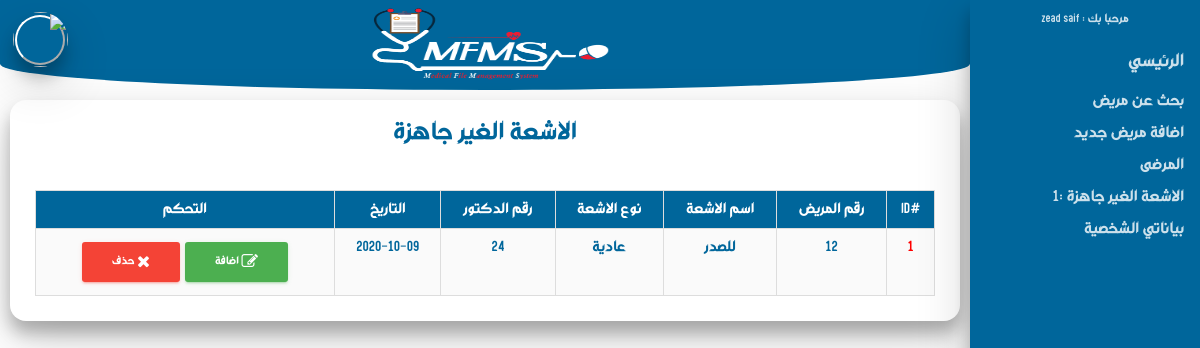
The page /admin/xray_a.php (signed in) on the database its author committed.
### tables this page shows
CREATE TABLE `add_xray` (
  `xrayid` int(11) NOT NULL,
  `xrayname` varchar(255) NOT NULL,
  `xraytype` varchar(255) NOT NULL,
  `patientid` int(11) NOT NULL,
  `doctorid` int(11) NOT NULL,
  `status` int(11) NOT NULL DEFAULT 0,
  `datexray` date NOT NULL,
  `xrayimage` varchar(255) NOT NULL,
  `xrayimage2` longblob NOT NULL
);

### admin/xray_a.php (the view, shortened to what this page needs)
<?php
if (isset($_SESSION['username'])) {
include "init.php";
$do = isset($_GET['do']) ? $_GET['do'] : 'manage' ;
?>
<body class="body_home" dir="rtl" style="font-family: myfont;background: white;">
    <?php
if ($do == 'manage') {
  $stmt = $con->prepare("SELECT * FROM add_xray WHERE status = 1 ");
  $stmt->execute();
  $row = $stmt->fetchAll();
  $count = $stmt->rowCount();
  if ($count > 0) {
  ?>
      <div class="" style="">
          <header class="" style="margin-top:0;padding: 5px;">
              <p class="w3-center" style="padding-top:0;color:#00669b;font-weight:bold;font-size:25px;">الاشعة الغير جاهزة </p>
          </header>
          <div class="container-fluid">
              <div class="row">
                  <div class="col-sm-12 col-md-12">
                      <div class="table">
                          <br>
                          <table class="main-table text-center table table-bordered" dir="rtl">
                              <tr style="background-color:#00669b; color:#fff;">
                                  <td>#ID</td>
                                  <td>رقم المريض</td>
                                  <td> اسم الاشعة </td>
                                  <td>نوع الاشعة</td>
                                  <td> رقم الدكتور</td>
                                  <td> التاريخ   </td>
                                  <td> التحكم</td>
                              </tr>
                                  <?php
                                      $counter=0;
                                      foreach ($row as $row) {
                                          echo "<tr style='color: #00669b;'>";
                                          echo "<td style='color: red;font-weight: bold;'>" . ++$counter . "</td>";
                                          echo "<td>" . $row['patientid'] . "</td>";
                                          echo "<td>" . $row['xrayname'] . "</td>";
                                          echo "<td>" . $row['xraytype'] . "</td>";
                                          echo "<td>" . $row['doctorid'] . "</td>";
                                          echo "<td>" . $row['datexray'] . "</td>";
                                          echo "<td>
                                          <a href='xray_a.php?do=addpatientxray&idd=" .$row['xrayid'] . "&id=" .$row['patientid'] . "' class='btn btn-success'><i class='fa fa-edit'></i> اضافة </a>
                                          <a href='#' class='btn btn-danger confirm'><i class='fa fa-close'></i> حذف </a>
                                          </td>";
                                          echo "</tr>";
                                       }
                                   ?>
                        </table>
                    </div>
                  </div>
              </div>
    </div>
</div>
<?php
}
else {
  echo "  <div class='container-fluid text-center'>";
  echo "<div class='alert alert-success'>  لايوجد اشعة </div>";
  echo "</div>";
}
}
include $tpl . 'footer.php';
}
else {
  header('Location: login.php');
  exit();
}
?>

### admin/layout/css/w3.css (style rules this page uses)
* { -webkit-box-sizing:border-box;-moz-box-sizing:border-box;box-sizing:border-box }
html { -ms-text-size-adjust:100%;-webkit-text-size-adjust:100% }
body { margin:0 }
article,aside,details,figcaption,figure,footer,header,hgroup,main,menu,nav,section,summary { display:block }
a { -webkit-tap-highlight-color:transparent;background-color:transparent }
html,body { font-family:Verdana,sans-serif;font-size:15px;line-height:1.5 }
a { color:inherit }
table { border-collapse:collapse;border-spacing:0;width:100%;display:table }
table,th,td { border:none }
.w3-center { text-align:center !important }

### admin/layout/css/allcss.css (style rules this page uses)
.body_home { font-family: myfont; background: #fff; }
::placeholder { font-size: 16px; color:#00669b; padding:5px; font-weight:bolder; }

### admin/include/templt/header.php (style rules this page uses)
body { background-color: #00669b; font-family: myfont; }

### rows shown on the page
add_xray: patientid "12", xrayname "للصدر", xraytype "عادية", doctorid "24", datexray "2020-10-09"

### other values the page prints
$_SESSION['fullname'] "zead saif"
$stmt->fetchColumn () "1"
